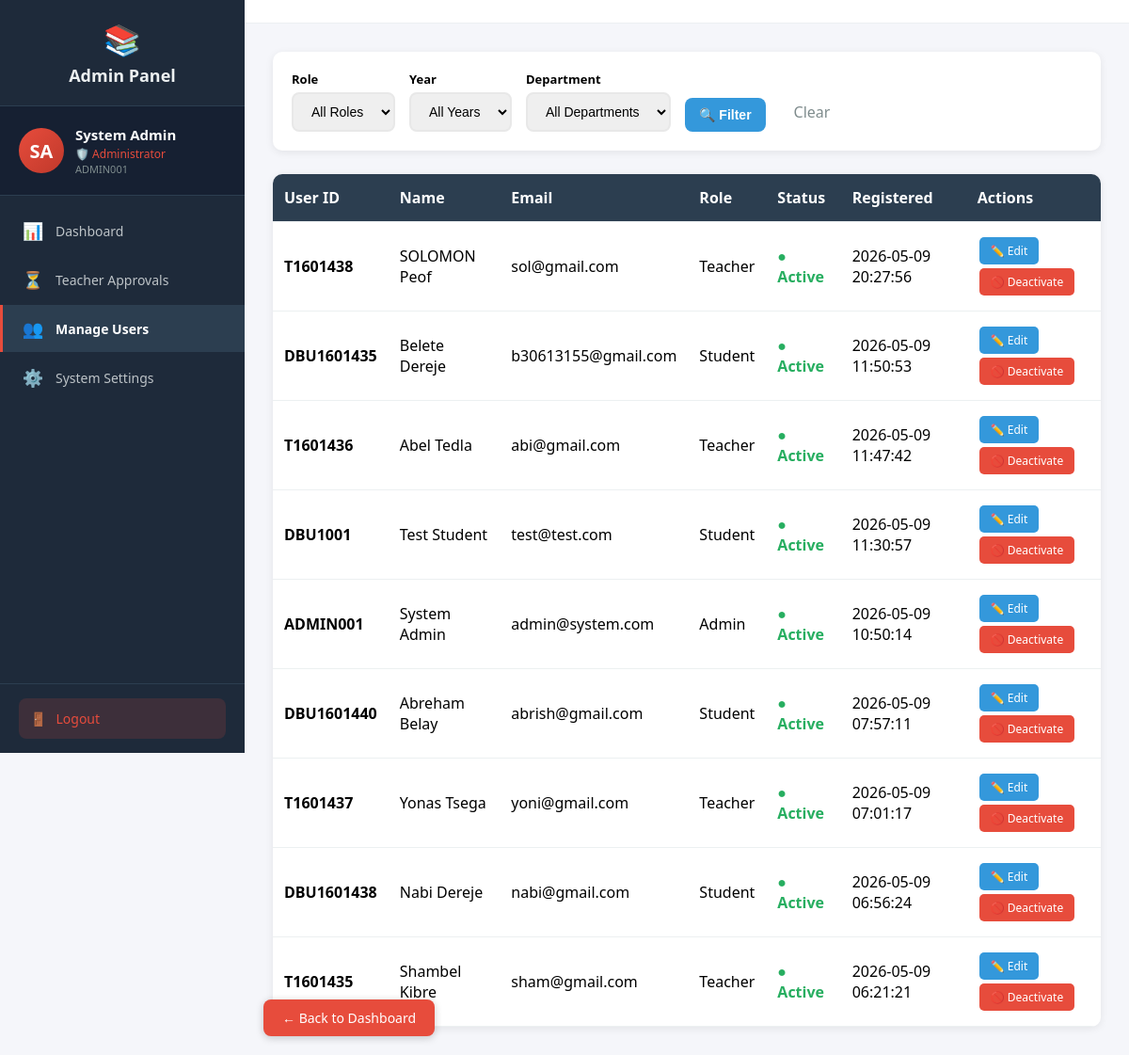
/admin/users (signed in), run on an earlier commit of the app's database.
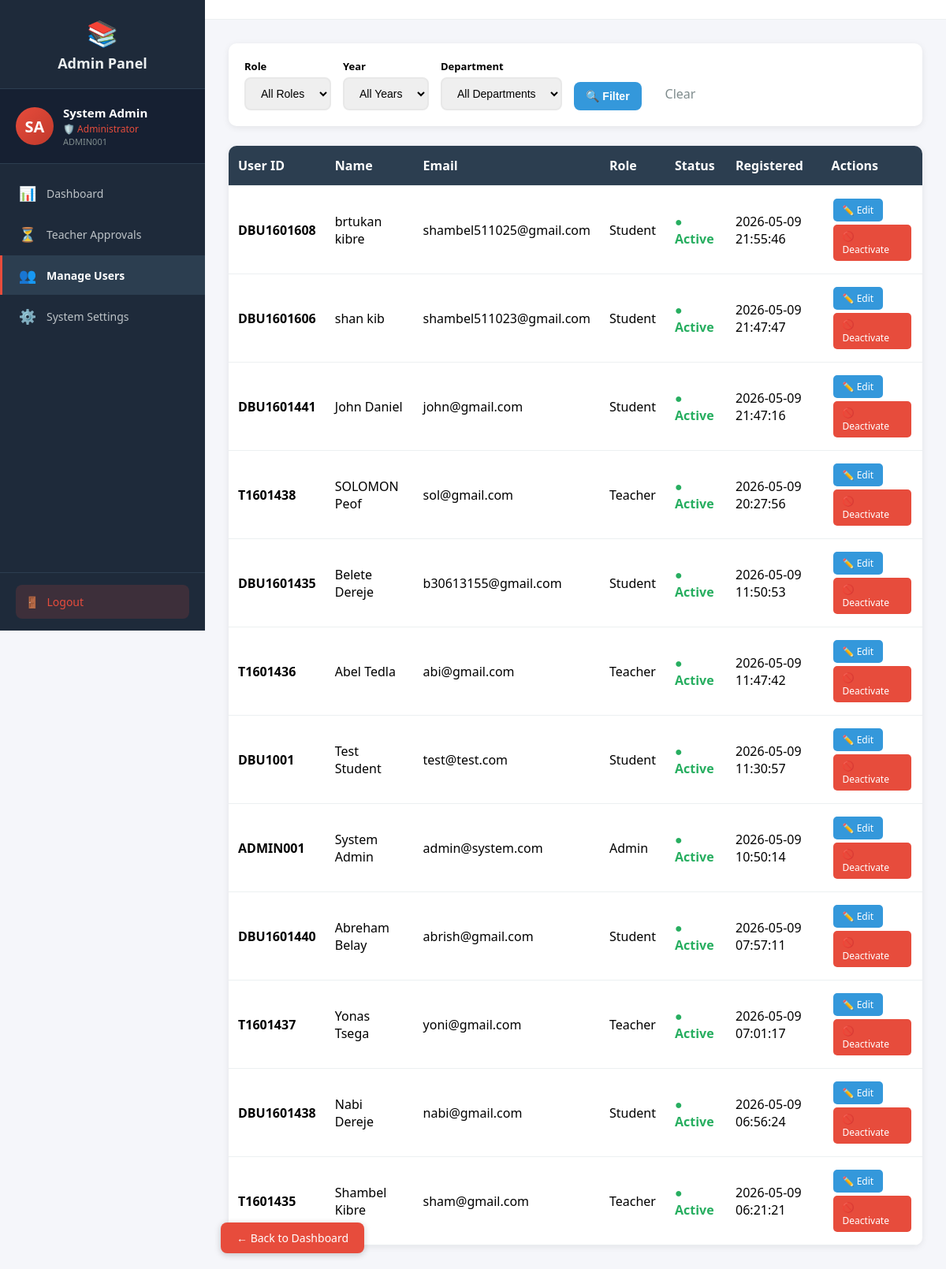
And on a later commit of the database.
### tables this page shows
CREATE TABLE users (
            id INTEGER PRIMARY KEY AUTOINCREMENT,
            user_id TEXT UNIQUE NOT NULL,
            first_name TEXT NOT NULL,
            last_name TEXT NOT NULL,
            email TEXT UNIQUE NOT NULL,
            password_hash TEXT NOT NULL,
            role TEXT NOT NULL,
            is_approved INTEGER DEFAULT 0,
            created_at TIMESTAMP DEFAULT CURRENT_TIMESTAMP
        );

### routes_admin.py (the view)
@admin_bp.route('/users', endpoint='manage_users')
@login_required
def manage_users():
    if current_user.role != 'admin':
        return redirect(url_for('auth.login'))
    conn = get_db()
    cur = conn.cursor()
    role_filter = request.args.get('role', '').strip()
    year_filter = request.args.get('year', '').strip()
    dept_filter = request.args.get('department', '').strip()
    query = "SELECT id, user_id, first_name, last_name, email, role, is_approved, created_at FROM users WHERE 1=1"
    params = []
    if role_filter:
        query += " AND role = ?"
        params.append(role_filter)
    query += " ORDER BY created_at DESC"
    cur.execute(query, params)
    all_users = cur.fetchall()
    filtered_users = []
    for u in all_users:
        include = True
        if year_filter and u['role'] == 'student':
            cur.execute("SELECT year FROM students WHERE user_id = ?", (u['id'],))
            row = cur.fetchone()
            if not row or str(row[0]) != year_filter:
                include = False
        if dept_filter and u['role'] == 'student':
            cur.execute("SELECT department FROM students WHERE user_id = ?", (u['id'],))
            row = cur.fetchone()
            if not row or row[0] != dept_filter:
                include = False
        if year_filter and u['role'] == 'teacher':
            cur.execute("SELECT years FROM teachers WHERE user_id = ?", (u['id'],))
            row = cur.fetchone()
            if not row or year_filter not in row[0]:
                include = False
        if dept_filter and u['role'] == 'teacher':
            cur.execute("SELECT departments FROM teachers WHERE user_id = ?", (u['id'],))
            row = cur.fetchone()
            if not row or dept_filter not in row[0]:
                include = False
        if include:
            filtered_users.append(u)
    depts = set()
    cur.execute("SELECT department FROM students")
    for row in cur.fetchall():
        if row[0]: depts.add(row[0])
    cur.execute("SELECT departments FROM teachers")
    for row in cur.fetchall():
        if row[0]:
            for d in row[0].split(','):
                depts.add(d.strip())
    departments = sorted(list(depts))
    years = set()
    cur.execute("SELECT year FROM students")
    for row in cur.fetchall():
        if row[0]: years.add(str(row[0]))
    cur.execute("SELECT years FROM teachers")
    for row in cur.fetchall():
        if row[0]:
            for y in row[0].split(','):
                years.add(y.strip())
    years = sorted(list(years))
    conn.close()
    return render_template('admin/users.html', users=filtered_users, departments=departments, years=years,
                         role_filter=role_filter, year_filter=year_filter, dept_filter=dept_filter)

### auth.py (called while the page is built)
def get_db():
    conn = sqlite3.connect('assignments.db')
    conn.row_factory = sqlite3.Row
    return conn

@login_manager.user_loader
def load_user(user_id):
    conn = get_db()
    cur = conn.cursor()
    cur.execute("SELECT id, user_id, first_name, last_name, email, role, is_approved FROM users WHERE id = ?", (user_id,))
    user = cur.fetchone()
    cur.close()
    conn.close()
    if user:
        from flask_login import UserMixin
        class User(UserMixin):
            pass
        u = User()
        u.id = user['id']
        u.user_id = user['user_id']
        u.first_name = user['first_name']
        u.last_name = user['last_name']
        u.email = user['email']
        u.role = user['role']
        u.is_approved = user['is_approved']
        return u
    return None

### routes_admin.py (called while the page is built)
def get_db():
    conn = sqlite3.connect('assignments.db')
    conn.row_factory = sqlite3.Row
    return conn

### templates/admin/users.html (shortened to what this page needs)
{% extends "admin_base.html" %}
{% block content %}
<div class="filter-bar">
    <form method="GET" style="display:flex; gap:15px; align-items:end; flex-wrap:wrap;">
        <div>
            <label style="font-weight:600; font-size:13px; display:block; margin-bottom:5px;">Role</label>
            <select name="role" onchange="this.form.submit()">
                <option value="">All Roles</option>
            </select>
        </div>
        <div>
            <label style="font-weight:600; font-size:13px; display:block; margin-bottom:5px;">Year</label>
            <select name="year" onchange="this.form.submit()">
                <option value="">All Years</option>
            </select>
        </div>
        <div>
            <label style="font-weight:600; font-size:13px; display:block; margin-bottom:5px;">Department</label>
            <select name="department" onchange="this.form.submit()">
                <option value="">All Departments</option>
            </select>
        </div>
        <button type="submit">🔍 Filter</button>
        <a href="/admin/users" style="padding:10px 15px; color:#7f8c8d; text-decoration:none;">Clear</a>
    </form>
</div>
<table>
    <tr>
        <th>User ID</th><th>Name</th><th>Email</th><th>Role</th><th>Status</th><th>Registered</th><th>Actions</th>
    </tr>
    {% for u in users %}
    <tr>
        <td><strong>{{ u[1] }}</strong></td>
        <td>{{ u[2] }} {{ u[3] }}</td>
        <td>{{ u[4] }}</td>
        <td><span style="text-transform:capitalize;">{{ u[5] }}</span></td>
        <td>
            {% if u[6] %}
                <span class="status-active">● Active</span>
            {% else %}
                <span class="status-inactive">● Inactive</span>
            {% endif %}
        </td>
        <td>{{ u[7] if u[7] else '' }}</td>
        <td>
            <a href="/admin/edit-user/{{ u[0] }}" class="btn btn-primary">✏️ Edit</a>
            <a href="/admin/toggle-user/{{ u[0] }}" class="btn {{ 'btn-danger' if u[6] else 'btn-warning' }}">
                {{ '🚫 Deactivate' if u[6] else '✅ Activate' }}
            </a>
        </td>
    </tr>
    {% endfor %}
</table>
{% endblock %}

### templates/admin_base.html (shortened to what this page needs)
<!DOCTYPE html>
<html>
<head>
</head>
<body>
    <div class="layout">
        <div class="sidebar" id="sidebar">
            <div class="logo">
                <span class="icon">📚</span>
                Admin Panel
            </div>
            <div class="profile-card">
                <div class="avatar">{{ current_user.first_name[0] }}{{ current_user.last_name[0] }}</div>
                <div class="info">
                    <div class="name">{{ current_user.first_name }} {{ current_user.last_name }}</div>
                    <div class="role">🛡️ Administrator</div>
                    <div class="id-text">{{ current_user.user_id }}</div>
                </div>
            </div>
            <nav>
                <a href="/admin/dashboard" class="{{ 'active' if request.path == '/admin/dashboard' }}" onclick="closeSidebar()">
                    <span class="icon">📊</span> Dashboard
                </a>
                <a href="/admin/dashboard#approvals" onclick="document.getElementById("panel-dashboard").classList.add("hidden");document.getElementById("panel-approvals").classList.remove("hidden")" onclick="closeSidebar()">
                    <span class="icon">⏳</span> Teacher Approvals
                </a>
                <a href="/admin/users" class="{{ 'active' if request.path == '/admin/users' }}" onclick="closeSidebar()">
                    <span class="icon">👥</span> Manage Users
                </a>
                <a href="/admin/settings" class="{{ 'active' if request.path == '/admin/settings' }}" onclick="closeSidebar()">
                    <span class="icon">⚙️</span> System Settings
                </a>
            </nav>
            <div class="sidebar-footer">
                <a href="/logout" class="logout-btn">
                    <span class="icon">🚪</span> Logout
                </a>
            </div>
        </div>
        <div class="main">
            <div class="topbar">
            </div>
            <div class="content">
    <a href="/admin/dashboard" style="position:fixed;bottom:20px;left:280px;background:#e74c3c;color:white;padding:10px 20px;border-radius:8px;text-decoration:none;font-size:14px;z-index:1000;box-shadow:0 2px 8px rgba(0,0,0,0.2);">← Back to Dashboard</a>
                {% block content %}{% endblock %}
            </div>
        </div>
    </div>
</body>
</html>

### templates/admin_base.html (style rules this page uses)
* { margin: 0; padding: 0; box-sizing: border-box; }
body { font-family: 'Segoe UI', Arial, sans-serif; background: #f5f6fa; }
.layout { display: flex; min-height: 100vh; }
.sidebar { width: 260px; background: #1e2a3a; color: #ecf0f1; padding: 0; position: fixed; height: 100vh; overflow-y: auto; z-index: 100; transition: transform 0.3s; display: flex; flex-direction: column; }
.sidebar .logo { padding: 20px; font-size: 18px; font-weight: bold; text-align: center; border-bottom: 1px solid #2c3e50; }
.sidebar .logo .icon { font-size: 32px; display: block; margin-bottom: 5px; }
.sidebar .profile-card { padding: 20px; border-bottom: 1px solid #2c3e50; display: flex; align-items: center; gap: 12px; background: #162032; }
.sidebar .profile-card .avatar { width: 48px; height: 48px; border-radius: 50%; background: linear-gradient(135deg, #e74c3c, #c0392b); color: white; display: flex; align-items: center; justify-content: center; font-weight: bold; font-size: 20px; flex-shrink: 0; }
.sidebar .profile-card .info { overflow: hidden; }
.sidebar .profile-card .info .name { font-weight: 600; font-size: 15px; color: white; }
.sidebar .profile-card .info .role { font-size: 12px; color: #e74c3c; margin-top: 2px; }
.sidebar .profile-card .info .id-text { font-size: 11px; color: #7f8c8d; }
.sidebar nav { flex: 1; padding: 10px 0; }
.sidebar nav a { display: flex; align-items: center; padding: 13px 20px; color: #bdc3c7; text-decoration: none; font-size: 14px; border-left: 3px solid transparent; cursor: pointer; transition: all 0.2s; margin: 2px 0; }
.sidebar nav a.active { background: #2c3e50; color: white; border-left-color: #e74c3c; font-weight: bold; }
.sidebar nav a .icon { margin-right: 12px; font-size: 18px; width: 24px; text-align: center; }
.sidebar .sidebar-footer { padding: 15px 20px; border-top: 1px solid #2c3e50; }
.sidebar .sidebar-footer .logout-btn { display: flex; align-items: center; gap: 10px; padding: 12px; background: rgba(231,76,60,0.15); color: #e74c3c; text-decoration: none; border-radius: 8px; font-size: 14px; font-weight: 500; }
.main { margin-left: 260px; flex: 1; width: calc(100% - 260px); }
.topbar { background: white; padding: 12px 30px; display: flex; justify-content: space-between; align-items: center; border-bottom: 1px solid #ecf0f1; }
.content { padding: 30px; }

### templates/admin/users.html (style rules this page uses)
.filter-bar { background: white; padding: 20px; border-radius: 10px; box-shadow: 0 2px 8px rgba(0,0,0,0.08); margin-bottom: 25px; display: flex; gap: 15px; align-items: end; flex-wrap: wrap; }
.filter-bar select, .filter-bar button { padding: 10px 15px; border: 2px solid #e8e8e8; border-radius: 8px; font-size: 14px; }
.filter-bar button { background: #3498db; color: white; border: none; cursor: pointer; font-weight: 600; }
table { width: 100%; border-collapse: collapse; background: white; border-radius: 10px; overflow: hidden; box-shadow: 0 2px 8px rgba(0,0,0,0.08); }
th, td { padding: 14px 12px; text-align: left; border-bottom: 1px solid #ecf0f1; }
th { background: #2c3e50; color: white; font-weight: 600; }
.btn { padding: 6px 12px; border: none; border-radius: 5px; cursor: pointer; text-decoration: none; color: white; font-size: 12px; display: inline-block; margin: 2px; }
.btn-primary { background: #3498db; }
.btn-danger { background: #e74c3c; }
.status-active { color: #27ae60; font-weight: bold; }

What changed in the data, as far as the page shows it:
added users: user "DBU1601608", first_name "brtukan", last_name "kibre", email "shambel511025@gmail.com", role "Student", shows "● Active", created_at "2026-05-09 21:55:46", is_approved "🚫 Deactivate"
added users: user "DBU1601606", first_name "shan", last_name "kib", email "shambel511023@gmail.com", role "Student", shows "● Active", created_at "2026-05-09 21:47:47", is_approved "🚫 Deactivate"
added users: user "DBU1601441", first_name "John", last_name "Daniel", email "john@gmail.com", role "Student", shows "● Active", created_at "2026-05-09 21:47:16", is_approved "🚫 Deactivate"
